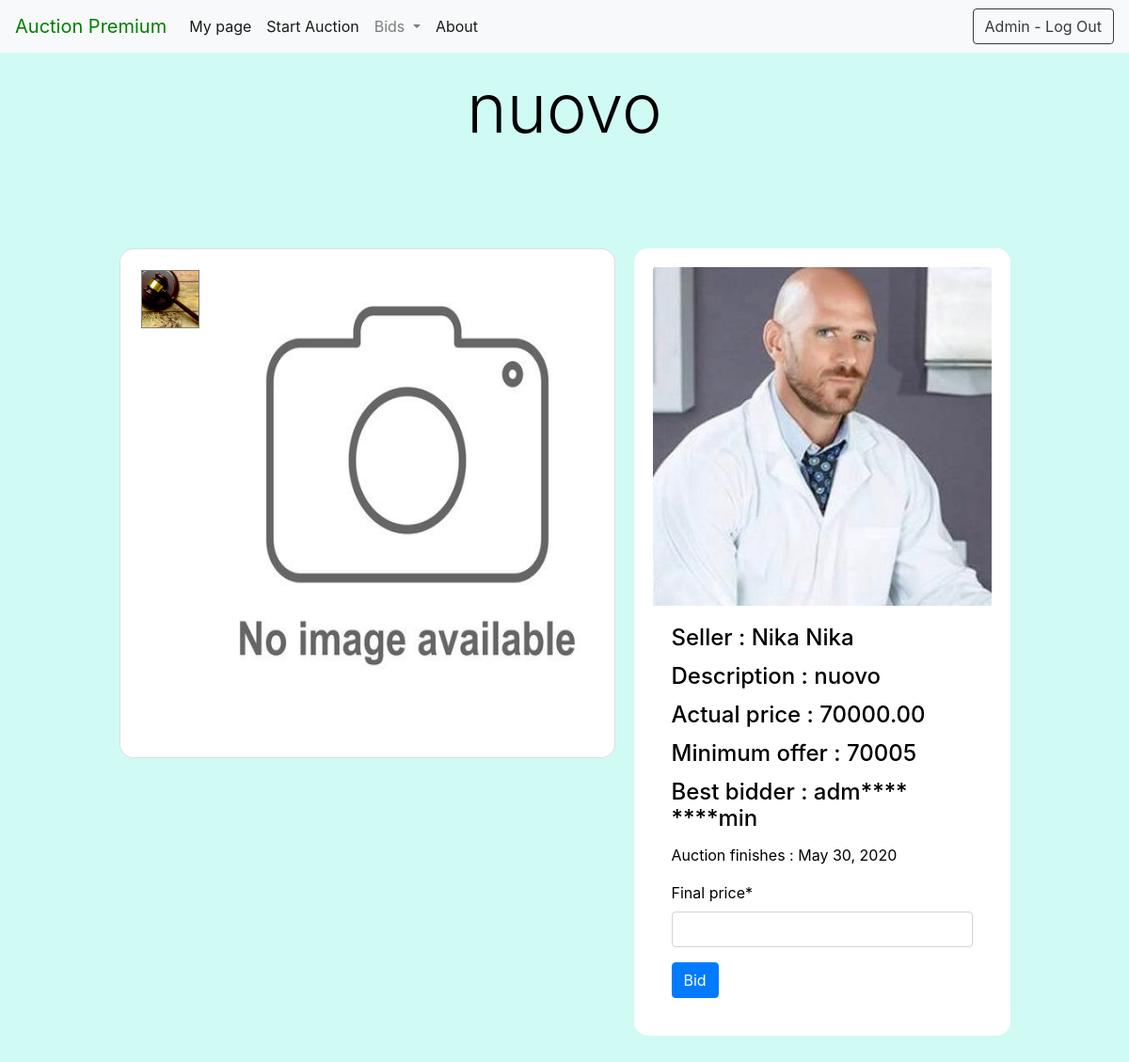
Page /products/8/ (signed in) on the committed database.
### users/models.py (models this page shows, shortened)
class User(AbstractBaseUser):
    email       = models.EmailField(max_length=255, unique=True)
    first_name = models.CharField(max_length=64)
    last_name = models.CharField(max_length=64)
    tel = models.CharField(max_length=50, blank = True , null= True)
    premium     = models.BooleanField(default=False)
    is_active      = models.BooleanField(default=True) # can login
    staff       = models.BooleanField(default=False) # staff user non superuser
    admin       = models.BooleanField(default=False) # superuser
    USERNAME_FIELD = 'email' #username
    REQUIRED_FIELDS = ['first_name','last_name']
    objects = UserManager()
    @property
    def is_premium(self):
        return self.premium

class Profile(models.Model):
    user = models.OneToOneField(User, on_delete=models.CASCADE, related_name='profile')
    country = models.CharField(max_length=254)
    city = models.CharField(max_length=254)
    street = models.CharField(max_length=254)
    zip_code = models.CharField(max_length=20)
    rating = models.DecimalField(max_digits=5, decimal_places=2,blank = True,null=True)
    photo = models.ImageField(upload_to='photos/', blank=True, default='default-profile.jpg')
    objects = ProfileManager()

### products/models.py (models this page shows)
class Product(models.Model):
    name = models.CharField(max_length=254)
    description = models.CharField(max_length=500)
    price = models.DecimalField(decimal_places=2, max_digits=10)
    min_increment = models.DecimalField(decimal_places=2, max_digits=10,default=0.5)
    end_date = models.DateField()
    profile = models.ForeignKey(Profile, on_delete=models.CASCADE)
    init_date = models.DateField(default=datetime.now, blank=True)
    winner = models.CharField(max_length=254, blank = True,null=True)
    final_price = models.DecimalField(decimal_places=2, max_digits=10, blank = True,null=True)
    rating = models.FloatField(default = 0,blank = True,null=True)
    user = models.ManyToManyField(User,blank = True)#interested
    disponible = models.BooleanField(default=True)

### products/views.py (the view, shortened to what this page needs)
# urls.py: path('<int:id>/',views.product_detail_view, name ='product-detials'),
def product_detail_view(request, **kwargs):
    pk  = kwargs['id']
    product = get_object_or_404(Product, pk=pk)
    form = Increment_price_form(request.POST or None)
    product.user
    if len(product.winner) > 0:
        s_name = request.user.first_name
        s_last = request.user.last_name
        winner_to_display = s_name[:3] + "**** ****" + s_last[len(s_last) - 3:len(s_last)]
    else:
        winner_to_display = "Be the first!"
    context = {'object': product,'form':form,'winner_to_diplay':winner_to_display}
    return render(request, 'products/productPage.html', context)

### products/forms.py
class Increment_price_form(forms.ModelForm):
    final_price  = forms.DecimalField(required=True,max_digits=10,decimal_places=2,min_value=0)
    class Meta:
        model = Product
        fields = ['final_price']

### products/templates/products/productPage.html (shortened to what this page needs)
{% extends 'base.html' %}#
{% load static %}
{% load crispy_forms_tags %}
{% load crispy_forms_filters %}
{% block head %}
    <link rel="stylesheet" type="text/css" href="{% static "products/css/productPage.css" %}">
{% endblock %}
{% block content %}
    <h1 class="display-3 d-flex justify-content-center">{{ object.name }}</h1>
    <div class="container-fluid px-sm-1 py-5 mx-auto">
        <div class="row justify-content-center">
            <div class="d-flex">
                <div class="flex-child col-xs">
                    <div class="card">
                        <div class="d-flex flex-column thumbnails">
                            {% if object.productimage_set.all.count == 0 %}
                                <div id="f1" class="tb tb-active"><img class="thumbnail-img fit-image"
                                                                       src="{% static 'default-hammer.jpg' %}"></div>
                            {% endif %}
                        </div>
                        {% if object.productimage_set.all.count == 0 %}
                            <fieldset id="f11" class="active">
                            <div class="product-pic"><img class="pic0" src="{% static 'no_image.jpg' %}"></div>
                        {% endif %}
                    </div>
                </div>
                <div class="flex-child green card col-xs" style="width:400px">
                    <img class="card-img-top" src="{{ object.profile.photo.url }}" alt="Card image">
                    <div class="card-body">
                        <h4 class="card-title">Seller
                            : {{ object.profile.user.first_name | title }} {{ object.profile.user.last_name | title }}</h4>
                        <h4 class="card-title">Description : {{ object.description }}</h4>
                        <h4 class="card-title">Actual price : {{ object.final_price }}</h4>
                        <h4 class="card-title">Minimum offer : {{ object.min_increment|add:object.final_price }}</h4>
                        <h4 class="card-title">Best bidder : {{ winner_to_diplay}}</h4>
                        <p class="card-text">Auction finishes : {{ object.end_date }} </p>
                        <form method="POST">{% csrf_token %}
                            {{ form | crispy }}
                            <input type='submit' class="btn btn-primary" value='Bid'>
                        </form>
                    </div>
                </div>
            </div>
        </div>
    </div>
{% endblock %}

### templates/base.html (shortened to what this page needs)
{% load static %}
<!doctype html>
<html lang="en">
<head>
    <link rel="stylesheet" href="https://use.fontawesome.com/releases/v5.5.0/css/all.css"
>
            <link rel="stylesheet"
          href="https://stackpath.bootstrapcdn.com/bootstrap/4.4.1/css/bootstrap.min.css"
>
    {% block head %}
    {% endblock %}
</head>
<body>
<nav class="navbar navbar-expand-lg navbar-light bg-light">
    {% if user.is_premium %}
        <a class="navbar-brand" href="{% url 'home' %}" style="color:Green;">Auction Premium</a>
    {% else %}
        <a class="navbar-brand" href="{% url 'home' %}">Auction</a>
    {% endif %}
    <div class="collapse navbar-collapse" id="navbarSupportedContent">
        <ul class="navbar-nav mr-auto">
            {% if user.is_authenticated %}
                <li class="nav-item active">
                    <a class="nav-link" href="{% url 'profileit' %}">My page <span class="sr-only">(current)</span></a>
                </li>
                <li class="nav-item active">
                    <a class="nav-link" href="{% url 'create-auction' %}">Start Auction <span class="sr-only">(current)</span></a>
                </li>
                <li class="nav-item dropdown">
                    <a class="nav-link dropdown-toggle" href="#" id="navbarDropdown" role="button"
                       data-toggle="dropdown"
                       aria-haspopup="true" aria-expanded="false">
                        Bids
                    </a>
                </li>
            {% endif %}
            <li class="nav-item active">
                <a class="nav-link" href="{% url 'about_view' %}">About <span class="sr-only">(current)</span></a>
            </li>
        </ul>
        {% if not user.is_authenticated %}
            <form class="form-inline my-2 my-lg-0">
                <div class=" card-body text-center"><a href="/users/create">Register</a></div>
            </form>
            <form class="form-inline my-2 my-lg-0" action="{% url 'login' %}">
            <button class="btn btn-outline-primary my-2 my-sm-0">Log In</button>
            </form>
        {% else %}
            <form class="form-inline my-2 my-lg-0" action="{% url 'logout' %}">
                <button class="btn btn-outline-dark">{{ user.first_name | capfirst}} - Log Out</button>
            </form>
        {% endif %}
    </div>
</nav>
<div id="site-main-page" class="container mt-n1 mt-md-3">
    {% block content %}
    {% endblock %}
</div>
</body>
</html>

### static/products/css/productPage.css (style rules this page uses)
body { background-color: rgba(0, 234, 199, 0.19); color: #000; overflow-x: hidden }
.card { margin: auto; padding: 20px; border-radius: 15px; margin-top: 50px; margin-bottom: 50px }
fieldset.active { display: block !important }
fieldset { display: none }
.pic0 { width: 400px; height: 500px; margin-left: 85px; margin-right: auto; display: block }
.product-pic { width: 100% }
.thumbnails { position: absolute }
.fit-image { width: 100%; object-fit: cover }
.tb { width: 62px; height: 62px; border: 1px solid grey; margin: 2px; opacity: 0.4; cursor: pointer }
.tb-active { opacity: 1 }
.thumbnail-img { width: 60px; height: 60px }
.flex-child { flex: 1; border: 2px; }
.flex-child:first-child { margin-right: 20px; }

### rows in the picture
User: first_name "Admin"
Product: name "nuovo", profile.photo (picture), profile.user.first_name "Nika", profile.user.last_name "Nika", description "nuovo", final_price "70000.00", min_increment|add "70005", end_date "May 30, 2020"

### other values in the picture
{{ winner_to_diplay }} "adm**** ****min"
